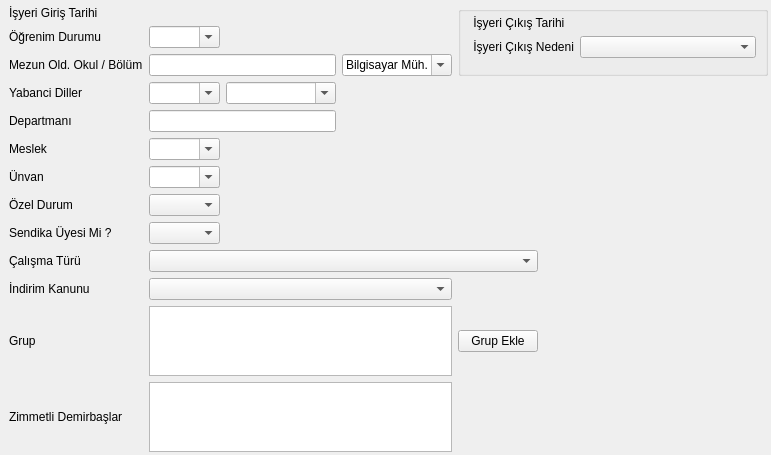
     <widget class="QWidget" name="tab_1">
      <property name="sizePolicy">
       <sizepolicy hsizetype="Expanding" vsizetype="Expanding">
        <horstretch>0</horstretch>
        <verstretch>0</verstretch>
       </sizepolicy>
      </property>
      <attribute name="title">
       <string>Kişisel Bilgiler</string>
      </attribute>
      <layout class="QGridLayout" name="gridLayout_6" rowstretch="1,1,1,1,1,1,1,1,1,1,1,1,1" columnstretch="1,10,10,10,10,10,10,10">
       <property name="leftMargin">
        <number>9</number>
       </property>
       <property name="topMargin">
        <number>6</number>
       </property>
       <property name="rightMargin">
        <number>3</number>
       </property>
       <property name="bottomMargin">
        <number>3</number>
       </property>
       <item row="0" column="0">
        <widget class="QLabel" name="label_iyeri_giris_tarihi">
         <property name="sizePolicy">
          <sizepolicy hsizetype="Fixed" vsizetype="Fixed">
           <horstretch>0</horstretch>
           <verstretch>0</verstretch>
          </sizepolicy>
         </property>
         <property name="text">
          <string>İşyeri Giriş Tarihi</string>
         </property>
        </widget>
       </item>
       <item row="0" column="1" colspan="3">
        <widget class="QAdakDate" name="adakDate_ise_giris_tarihi">
         <property name="minimumSize">
          <size>
           <width>242</width>
           <height>0</height>
          </size>
         </property>
         <property name="maximumSize">
          <size>
           <width>242</width>
           <height>16777215</height>
          </size>
         </property>
         <property name="whatsThis">
          <string>Tarih WidgetÄ± </string>
         </property>
         <property name="QAdakDate" stdset="0">
          <rect>
           <x>0</x>
           <y>0</y>
           <width>100</width>
           <height>100</height>
          </rect>
         </property>
        </widget>
       </item>
       <item row="1" column="0">
        <widget class="QLabel" name="label_ogrenim_durumu">
         <property name="sizePolicy">
          <sizepolicy hsizetype="Fixed" vsizetype="Fixed">
           <horstretch>0</horstretch>
           <verstretch>0</verstretch>
          </sizepolicy>
         </property>
         <property name="text">
          <string>Öğrenim Durumu </string>
         </property>
        </widget>
       </item>
       <item row="1" column="1">
        <widget class="QComboBox" name="combo_box_ogrenim_durumu">
         <property name="sizePolicy">
          <sizepolicy hsizetype="Expanding" vsizetype="Fixed">
           <horstretch>0</horstretch>
           <verstretch>0</verstretch>
          </sizepolicy>
         </property>
         <property name="editable">
          <bool>true</bool>
         </property>
         <property name="sizeAdjustPolicy">
          <enum>QComboBox::AdjustToMinimumContentsLength</enum>
         </property>
        </widget>
       </item>
       <item row="2" column="0">
        <widget class="QLabel" name="label_mezun_oldugu_okul">
         <property name="sizePolicy">
          <sizepolicy hsizetype="Fixed" vsizetype="Fixed">
           <horstretch>0</horstretch>
           <verstretch>0</verstretch>
          </sizepolicy>
         </property>
         <property name="text">
          <string>Mezun Old. Okul / Bölüm</string>
         </property>
        </widget>
       </item>
       <item row="2" column="1" colspan="2">
        <widget class="QLineEdit" name="line_edit_muzun_oldugu_okul"/>
       </item>
       <item row="2" column="3">
        <widget class="QComboBox" name="combo_box_mezun_oldugu_bolum">
         <property name="sizePolicy">
          <sizepolicy hsizetype="Expanding" vsizetype="Fixed">
           <horstretch>0</horstretch>
           <verstretch>0</verstretch>
          </sizepolicy>
         </property>
         <property name="font">
          <font>
           <pointsize>9</pointsize>
          </font>
         </property>
         <property name="editable">
          <bool>true</bool>
         </property>
         <property name="sizeAdjustPolicy">
          <enum>QComboBox::AdjustToMinimumContentsLength</enum>
         </property>
         <property name="minimumContentsLength">
          <number>10</number>
         </property>
         <item>
          <property name="text">
           <string>Bilgisayar Müh.</string>
          </property>
         </item>
         <item>
          <property name="text">
           <string>Makine Müh.</string>
          </property>
         </item>
         <item>
          <property name="text">
           <string>Kimya Müh.</string>
          </property>
         </item>
         <item>
          <property name="text">
           <string>Gıda Müh.</string>
          </property>
         </item>
         <item>
          <property name="text">
           <string>Elektronik Müh.</string>
          </property>
         </item>
         <item>
          <property name="text">
           <string>Tıp Fak.</string>
          </property>
         </item>
         <item>
          <property name="text">
           <string>İşletme</string>
          </property>
         </item>
         <item>
          <property name="text">
           <string>İktisat</string>
          </property>
         </item>
         <item>
          <property name="text">
           <string>Uluslararasi İlişkiler</string>
          </property>
         </item>
        </widget>
       </item>
       <item row="3" column="0">
        <widget class="QLabel" name="label_yabanci_dil_1">
         <property name="sizePolicy">
          <sizepolicy hsizetype="Fixed" vsizetype="Fixed">
           <horstretch>0</horstretch>
           <verstretch>0</verstretch>
          </sizepolicy>
         </property>
         <property name="text">
          <string>Yabanci Diller</string>
         </property>
        </widget>
       </item>
       <item row="3" column="1">
        <widget class="QComboBox" name="combo_box_yabanci_dil_1">
         <property name="sizePolicy">
          <sizepolicy hsizetype="Expanding" vsizetype="Fixed">
           <horstretch>0</horstretch>
           <verstretch>0</verstretch>
          </sizepolicy>
         </property>
         <property name="font">
          <font>
           <pointsize>9</pointsize>
          </font>
         </property>
         <property name="editable">
          <bool>true</bool>
         </property>
         <property name="sizeAdjustPolicy">
          <enum>QComboBox::AdjustToMinimumContentsLength</enum>
         </property>
        </widget>
       </item>
       <item row="3" column="2">
        <widget class="QComboBox" name="combo_box_yabanci_dil_2">
         <property name="sizePolicy">
          <sizepolicy hsizetype="Expanding" vsizetype="Fixed">
           <horstretch>0</horstretch>
           <verstretch>0</verstretch>
          </sizepolicy>
         </property>
         <property name="font">
          <font>
           <pointsize>9</pointsize>
          </font>
         </property>
         <property name="editable">
          <bool>true</bool>
         </property>
         <property name="sizeAdjustPolicy">
          <enum>QComboBox::AdjustToMinimumContentsLength</enum>
         </property>
         <property name="minimumContentsLength">
          <number>10</number>
         </property>
        </widget>
       </item>
       <item row="4" column="0">
        <widget class="QLabel" name="label_departman">
         <property name="sizePolicy">
          <sizepolicy hsizetype="Fixed" vsizetype="Fixed">
           <horstretch>0</horstretch>
           <verstretch>0</verstretch>
          </sizepolicy>
         </property>
         <property name="text">
          <string>Departmanı</string>
         </property>
        </widget>
       </item>
       <item row="4" column="1" colspan="2">
        <widget class="QLineEdit" name="line_edit_departman"/>
       </item>
       <item row="5" column="0">
        <widget class="QLabel" name="label_gorev_4">
         <property name="sizePolicy">
          <sizepolicy hsizetype="Fixed" vsizetype="Fixed">
           <horstretch>0</horstretch>
           <verstretch>0</verstretch>
          </sizepolicy>
         </property>
         <property name="text">
          <string>Meslek</string>
         </property>
        </widget>
       </item>
       <item row="5" column="1">
        <widget class="QComboBox" name="combo_box_meslek">
         <property name="sizePolicy">
          <sizepolicy hsizetype="Expanding" vsizetype="Fixed">
           <horstretch>0</horstretch>
           <verstretch>0</verstretch>
          </sizepolicy>
         </property>
         <property name="font">
          <font>
           <pointsize>9</pointsize>
          </font>
         </property>
         <property name="editable">
          <bool>true</bool>
         </property>
         <property name="sizeAdjustPolicy">
          <enum>QComboBox::AdjustToMinimumContentsLength</enum>
         </property>
        </widget>
       </item>
       <item row="6" column="0">
        <widget class="QLabel" name="label_5">
         <property name="sizePolicy">
          <sizepolicy hsizetype="Fixed" vsizetype="Fixed">
           <horstretch>0</horstretch>
           <verstretch>0</verstretch>
          </sizepolicy>
         </property>
         <property name="text">
          <string>Ünvan</string>
         </property>
        </widget>
       </item>
       <item row="6" column="1">
        <widget class="QComboBox" name="combo_box_unvan">
         <property name="sizePolicy">
          <sizepolicy hsizetype="Expanding" vsizetype="Fixed">
           <horstretch>0</horstretch>
           <verstretch>0</verstretch>
          </sizepolicy>
         </property>
         <property name="font">
          <font>
           <pointsize>9</pointsize>
          </font>
         </property>
         <property name="editable">
          <bool>true</bool>
         </property>
         <property name="sizeAdjustPolicy">
          <enum>QComboBox::AdjustToMinimumContentsLength</enum>
         </property>
        </widget>
       </item>
       <item row="7" column="0">
        <widget class="QLabel" name="label_ozel_durum">
         <property name="sizePolicy">
          <sizepolicy hsizetype="Fixed" vsizetype="Fixed">
           <horstretch>0</horstretch>
           <verstretch>0</verstretch>
          </sizepolicy>
         </property>
         <property name="text">
          <string>Özel Durum </string>
         </property>
        </widget>
       </item>
       <item row="7" column="1">
        <widget class="QComboBox" name="combo_box_ozel_durum">
         <property name="sizePolicy">
          <sizepolicy hsizetype="Expanding" vsizetype="Fixed">
           <horstretch>0</horstretch>
           <verstretch>0</verstretch>
          </sizepolicy>
         </property>
         <property name="font">
          <font>
           <pointsize>9</pointsize>
          </font>
         </property>
         <property name="sizeAdjustPolicy">
          <enum>QComboBox::AdjustToMinimumContentsLength</enum>
         </property>
        </widget>
       </item>
       <item row="7" column="4">
        <spacer name="horizontalSpacer_5">
         <property name="orientation">
          <enum>Qt::Horizontal</enum>
         </property>
         <property name="sizeHint" stdset="0">
          <size>
           <width>114</width>
           <height>20</height>
          </size>
         </property>
        </spacer>
       </item>
       <item row="8" column="0">
        <widget class="QLabel" name="label_sendika_uyesi_mi">
         <property name="sizePolicy">
          <sizepolicy hsizetype="Fixed" vsizetype="Fixed">
           <horstretch>0</horstretch>
           <verstretch>0</verstretch>
          </sizepolicy>
         </property>
         <property name="minimumSize">
          <size>
           <width>112</width>
           <height>0</height>
          </size>
         </property>
         <property name="maximumSize">
          <size>
           <width>112</width>
           <height>16777215</height>
          </size>
         </property>
         <property name="text">
          <string>Sendika Üyesi Mi ?</string>
         </property>
        </widget>
       </item>
       <item row="8" column="1">
        <widget class="QComboBox" name="combo_box_sendika_uyesi_mi">
         <property name="sizePolicy">
          <sizepolicy hsizetype="Expanding" vsizetype="Fixed">
           <horstretch>0</horstretch>
           <verstretch>0</verstretch>
          </sizepolicy>
         </property>
         <property name="font">
          <font>
           <pointsize>9</pointsize>
          </font>
         </property>
         <property name="sizeAdjustPolicy">
          <enum>QComboBox::AdjustToMinimumContentsLength</enum>
         </property>
        </widget>
       </item>
       <item row="8" column="2" colspan="2">
        <spacer name="horizontalSpacer_6">
         <property name="orientation">
          <enum>Qt::Horizontal</enum>
         </property>
         <property name="sizeHint" stdset="0">
          <size>
           <width>238</width>
           <height>20</height>
          </size>
         </property>
        </spacer>
       </item>
       <item row="9" column="0">
        <widget class="QLabel" name="label_17">
         <property name="sizePolicy">
          <sizepolicy hsizetype="Fixed" vsizetype="Fixed">
           <horstretch>0</horstretch>
           <verstretch>0</verstretch>
          </sizepolicy>
         </property>
         <property name="text">
          <string>Çalışma Türü</string>
         </property>
        </widget>
       </item>
       <item row="9" column="1" colspan="4">
        <widget class="QComboBox" name="comboBox_calisma_turleri">
         <property name="sizePolicy">
          <sizepolicy hsizetype="Expanding" vsizetype="Fixed">
           <horstretch>0</horstretch>
           <verstretch>0</verstretch>
          </sizepolicy>
         </property>
        </widget>
       </item>
       <item row="10" column="0">
        <widget class="QLabel" name="label_21">
         <property name="sizePolicy">
          <sizepolicy hsizetype="Fixed" vsizetype="Fixed">
           <horstretch>0</horstretch>
           <verstretch>0</verstretch>
          </sizepolicy>
         </property>
         <property name="text">
          <string>İndirim Kanunu</string>
         </property>
        </widget>
       </item>
       <item row="10" column="1" colspan="3">
        <widget class="QComboBox" name="comboBox_indirim_kanunlari"/>
       </item>
       <item row="11" column="0">
        <widget class="QLabel" name="label_13">
         <property name="sizePolicy">
          <sizepolicy hsizetype="Fixed" vsizetype="Fixed">
           <horstretch>0</horstretch>
           <verstretch>0</verstretch>
          </sizepolicy>
         </property>
         <property name="text">
          <string>Grup</string>
         </property>
        </widget>
       </item>
       <item row="11" column="1" colspan="3">
        <widget class="QTextEdit" name="textEdit_gruplar">
         <property name="sizePolicy">
          <sizepolicy hsizetype="Expanding" vsizetype="Expanding">
           <horstretch>0</horstretch>
           <verstretch>0</verstretch>
          </sizepolicy>
         </property>
         <property name="maximumSize">
          <size>
           <width>16777215</width>
           <height>70</height>
          </size>
         </property>
         <property name="focusPolicy">
          <enum>Qt::NoFocus</enum>
         </property>
         <property name="readOnly">
          <bool>true</bool>
         </property>
        </widget>
       </item>
       <item row="12" column="0">
        <widget class="QLabel" name="label_29">
         <property name="sizePolicy">
          <sizepolicy hsizetype="Fixed" vsizetype="Fixed">
           <horstretch>0</horstretch>
           <verstretch>0</verstretch>
          </sizepolicy>
         </property>
         <property name="text">
          <string>Zimmetli Demirbaşlar </string>
         </property>
        </widget>
       </item>
       <item row="12" column="1" colspan="3">
        <widget class="QTextEdit" name="textEdit_zim_demirbaslar">
         <property name="maximumSize">
          <size>
           <width>16777215</width>
           <height>70</height>
          </size>
         </property>
         <property name="focusPolicy">
          <enum>Qt::NoFocus</enum>
         </property>
         <property name="readOnly">
          <bool>true</bool>
         </property>
        </widget>
       </item>
       <item row="0" column="4" rowspan="3" colspan="4">
        <widget class="QGroupBox" name="groupBox_isten_cikis_bilgileri">
         <property name="sizePolicy">
          <sizepolicy hsizetype="Expanding" vsizetype="Expanding">
           <horstretch>0</horstretch>
           <verstretch>0</verstretch>
          </sizepolicy>
         </property>
         <property name="maximumSize">
          <size>
           <width>16777215</width>
           <height>139</height>
          </size>
         </property>
         <property name="title">
          <string/>
         </property>
         <layout class="QGridLayout" name="gridLayout_11" columnstretch="1,0">
          <property name="topMargin">
           <number>4</number>
          </property>
          <property name="bottomMargin">
           <number>4</number>
          </property>
          <item row="1" column="0">
           <widget class="QLabel" name="label_isyeri_cikis_tarihi_2">
            <property name="sizePolicy">
             <sizepolicy hsizetype="Fixed" vsizetype="Fixed">
              <horstretch>0</horstretch>
              <verstretch>0</verstretch>
             </sizepolicy>
            </property>
            <property name="text">
             <string> İşyeri Çıkış Tarihi</string>
            </property>
           </widget>
          </item>
          <item row="2" column="0">
           <widget class="QLabel" name="label_10">
            <property name="sizePolicy">
             <sizepolicy hsizetype="Fixed" vsizetype="Fixed">
              <horstretch>0</horstretch>
              <verstretch>0</verstretch>
             </sizepolicy>
            </property>
            <property name="text">
             <string> İşyeri Çıkış Nedeni</string>
            </property>
           </widget>
          </item>
          <item row="2" column="1">
           <widget class="QComboBox" name="combo_box_isten_cikis_kodu">
            <property name="sizePolicy">
             <sizepolicy hsizetype="Expanding" vsizetype="Fixed">
              <horstretch>0</horstretch>
              <verstretch>0</verstretch>
             </sizepolicy>
            </property>
            <property name="maximumSize">
             <size>
              <width>16777215</width>
              <height>16777215</height>
             </size>
            </property>
            <property name="cursor">
             <cursorShape>ArrowCursor</cursorShape>
            </property>
            <property name="focusPolicy">
             <enum>Qt::NoFocus</enum>
            </property>
            <property name="toolTip">
             <string>SGK tarafından belirlenmiş işten çıkış kodlarından uygun olanı seçiniz.</string>
            </property>
           </widget>
          </item>
          <item row="1" column="1">
           <widget class="QAdakDate" name="adakDate_isten_cikis_tarihi">
            <property name="focusPolicy">
             <enum>Qt::NoFocus</enum>
            </property>
            <property name="whatsThis">
             <string>Tarih WidgetÄ± </string>
            </property>
            <property name="QAdakDate" stdset="0">
             <rect>
              <x>0</x>
              <y>0</y>
              <width>100</width>
              <height>100</height>
             </rect>
            </property>
           </widget>
          </item>
          <item row="3" column="0">
           <spacer name="verticalSpacer_8">
            <property name="orientation">
             <enum>Qt::Vertical</enum>
            </property>
            <property name="sizeHint" stdset="0">
             <size>
              <width>20</width>
              <height>40</height>
             </size>
            </property>
           </spacer>
          </item>
         </layout>
        </widget>
       </item>
       <item row="4" column="4">
        <spacer name="horizontalSpacer_4">
         <property name="orientation">
          <enum>Qt::Horizontal</enum>
         </property>
         <property name="sizeHint" stdset="0">
          <size>
           <width>106</width>
           <height>20</height>
          </size>
         </property>
        </spacer>
       </item>
       <item row="4" column="5">
        <spacer name="horizontalSpacer_8">
         <property name="orientation">
          <enum>Qt::Horizontal</enum>
         </property>
         <property name="sizeHint" stdset="0">
          <size>
           <width>105</width>
           <height>20</height>
          </size>
         </property>
        </spacer>
       </item>
       <item row="4" column="7">
        <spacer name="horizontalSpacer_7">
         <property name="orientation">
          <enum>Qt::Horizontal</enum>
         </property>
         <property name="sizeHint" stdset="0">
          <size>
           <width>103</width>
           <height>20</height>
          </size>
         </property>
        </spacer>
       </item>
       <item row="11" column="4">
        <widget class="QPushButton" name="pushButton_grup_ekle">
         <property name="sizePolicy">
          <sizepolicy hsizetype="Fixed" vsizetype="Fixed">
           <horstretch>0</horstretch>
           <verstretch>0</verstretch>
          </sizepolicy>
         </property>
         <property name="text">
          <string>Grup Ekle</string>
         </property>
         <property name="icon">
          <iconset>
           <normaloff>:/k9_icons/K9_ICONS/k9_grup.png</normaloff>:/k9_icons/K9_ICONS/k9_grup.png</iconset>
         </property>
        </widget>
       </item>
      </layout>
     </widget>
